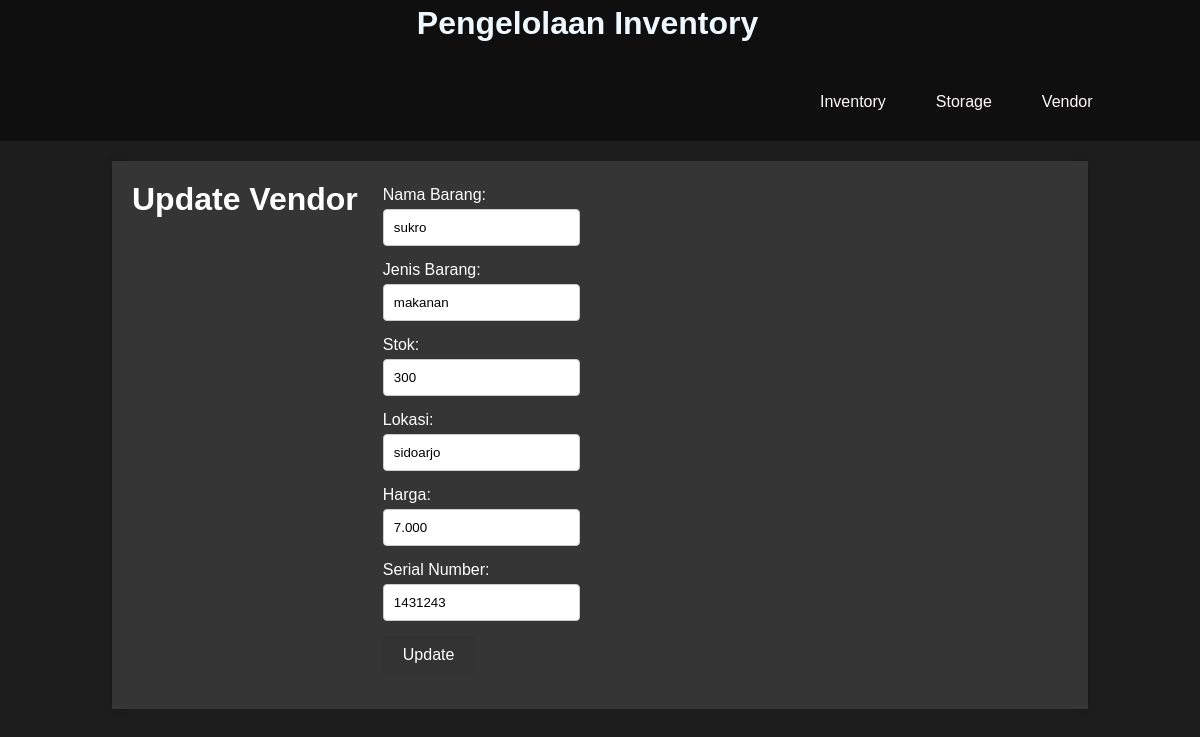
Screenshot of /arjunawiraLSP/inventory/update.php?id=79 with the database file from the repository.
### tables this page shows
CREATE TABLE `tb_inv` (
  `id_inv` int(150) NOT NULL,
  `nama_barang` varchar(150) NOT NULL,
  `jenis_barang` varchar(150) NOT NULL,
  `stok` int(150) NOT NULL,
  `lokasi` varchar(150) NOT NULL,
  `harga` varchar(150) NOT NULL,
  `serial_number` varchar(150) NOT NULL
);

### arjunawiraLSP/inventory/update.php (the view, shortened to what this page needs)
<?php
include '../hs.php';
include '../koneksi.php';
if (isset($_GET['id'])) {
    $id = intval($_GET['id']);
    $result = $conn->query("SELECT * FROM tb_inv WHERE id_inv = $id");
    $inv = $result->fetch_assoc();
} else {
    die("Invalid ID");
}
?>
<!DOCTYPE html>
<html lang="en">
<head>
    <link rel="stylesheet" href="../css/tabel.css">
</head>
<body>
    <div class="container">
        <h1>Update Vendor</h1>
        <form method="post" action="">
            <div class="form-group">
                <label for="nama_barang">Nama Barang:</label>
                <input type="text" id="nama_barang" name="nama_barang" value="<?php echo htmlspecialchars($inv['nama_barang']); ?>" required>
            </div>
            <div class="form-group">
                <label for="jenis_barang">Jenis Barang:</label>
                <input type="text" id="jenis_barang" name="jenis_barang" value="<?php echo htmlspecialchars($inv['jenis_barang']); ?>" required>
            </div>
            <div class="form-group">
                <label for="stok">Stok:</label>
                <input type="text" id="stok" name="stok" value="<?php echo htmlspecialchars($inv['stok']); ?>" required>
            </div>
            <div class="form-group">
                <label for="lokasi">Lokasi:</label>
                <input type="text" id="lokasi" name="lokasi" value="<?php echo htmlspecialchars($inv['lokasi']); ?>" required>
            </div>
            <div class="form-group">
                <label for="harga">Harga:</label>
                <input type="text" id="harga" name="harga" value="<?php echo htmlspecialchars($inv['harga']); ?>" required>
            </div>
            <div class="form-group">
                <label for="serial_number">Serial Number:</label>
                <input type="text" id="serial_number" name="serial_number" value="<?php echo htmlspecialchars($inv['serial_number']); ?>" required>
            </div>
            <div class="form-group">
                <input type="submit" name="update" value="Update">
            </div>
        </form>
    </div>
</body>
</html>

### arjunawiraLSP/css/hs.css (style rules this page uses)
body { font-family: Arial, sans-serif; margin: 0; padding: 0; background-color: rgb(29, 29, 29); }
.container { display: flex; }
body { margin: 0; font-family: sans-serif; }

### arjunawiraLSP/css/tabel.css (style rules this page uses)
body { font-family: Arial, sans-serif; background-color: rgb(29, 29, 29); margin: 0; padding: 0; }
h1 { color: #f7f3f3; text-align: center; margin-top: 20px; }
h1 { color: #333; text-align: center; margin-top: 0; }
.form-group { margin-bottom: 15px; }
.form-group label { display: block; margin: 5px 0; }
.form-group input[type="text"] { width: calc(100% - 24px); padding: 10px; border: 1px solid #ccc; border-radius: 4px; }
.form-group input[type="submit"] { background-color: #333; color: #fff; border: none; padding: 10px 20px; cursor: pointer; border-radius: 4px; font-size: 16px; }
.container { width: 78%; margin: 20px auto; padding: 20px; background-color: rgb(54, 53, 53); box-shadow: 0 0 10px rgba(0, 0, 0, 0.1); color: #fff }

### arjunawiraLSP/inventory/update.php (style rules this page uses)
body { font-family: Arial, sans-serif; background-color: rgb(29, 29, 29); color: #333; margin: 0; padding: 0; }
.container { width: 78%; margin: 20px auto; padding: 20px; background-color: rgb(54, 53, 53); box-shadow: 0 0 10px rgba(0, 0, 0, 0.1); color: #fff; }
h1 { color: white; text-align: center; margin-top: 0; margin-right: 25px; }
.form-group { margin-bottom: 15px; }
.form-group label { display: block; margin: 5px 0; }
.form-group input[type="text"] { width: calc(100% - 24px); padding: 10px; border: 1px solid #ccc; border-radius: 4px; }
.form-group input[type="submit"] { background-color: #333; color: #fff; border: none; padding: 10px 20px; cursor: pointer; border-radius: 4px; font-size: 16px; }

### rows the page displays
tb_inv: nama_barang "sukro", jenis_barang "makanan", stok "300", lokasi "sidoarjo", harga "7.000", serial_number "1431243"
